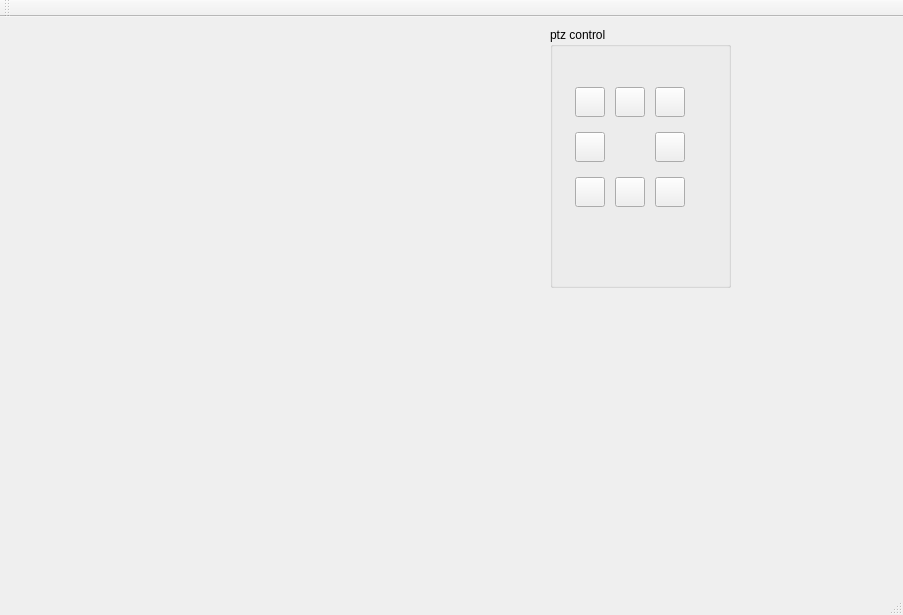
<?xml version="1.0" encoding="UTF-8"?>
<ui version="4.0">
 <class>PlatMainW</class>
 <widget class="QMainWindow" name="PlatMainW">
  <property name="geometry">
   <rect>
    <x>0</x>
    <y>0</y>
    <width>903</width>
    <height>615</height>
   </rect>
  </property>
  <property name="windowTitle">
   <string>PlatMainW</string>
  </property>
  <widget class="QWidget" name="centralWidget">
   <widget class="QWidget" name="videow" native="true">
    <property name="geometry">
     <rect>
      <x>10</x>
      <y>10</y>
      <width>521</width>
      <height>391</height>
     </rect>
    </property>
   </widget>
   <widget class="QGroupBox" name="gp_ptz">
    <property name="geometry">
     <rect>
      <x>550</x>
      <y>10</y>
      <width>181</width>
      <height>261</height>
     </rect>
    </property>
    <property name="title">
     <string>ptz control</string>
    </property>
    <widget class="QWidget" name="gridLayoutWidget_2">
     <property name="geometry">
      <rect>
       <x>10</x>
       <y>40</y>
       <width>142</width>
       <height>161</height>
      </rect>
     </property>
     <layout class="QGridLayout" name="glay_ptz">
      <item row="1" column="2">
       <widget class="QPushButton" name="b_left">
        <property name="minimumSize">
         <size>
          <width>30</width>
          <height>30</height>
         </size>
        </property>
        <property name="maximumSize">
         <size>
          <width>30</width>
          <height>30</height>
         </size>
        </property>
        <property name="text">
         <string/>
        </property>
       </widget>
      </item>
      <item row="0" column="1">
       <widget class="QPushButton" name="b_up">
        <property name="minimumSize">
         <size>
          <width>30</width>
          <height>30</height>
         </size>
        </property>
        <property name="maximumSize">
         <size>
          <width>30</width>
          <height>30</height>
         </size>
        </property>
        <property name="text">
         <string/>
        </property>
       </widget>
      </item>
      <item row="2" column="1">
       <widget class="QPushButton" name="b_down">
        <property name="minimumSize">
         <size>
          <width>30</width>
          <height>30</height>
         </size>
        </property>
        <property name="maximumSize">
         <size>
          <width>30</width>
          <height>30</height>
         </size>
        </property>
        <property name="text">
         <string/>
        </property>
       </widget>
      </item>
      <item row="1" column="0">
       <widget class="QPushButton" name="b_right">
        <property name="minimumSize">
         <size>
          <width>30</width>
          <height>30</height>
         </size>
        </property>
        <property name="maximumSize">
         <size>
          <width>30</width>
          <height>30</height>
         </size>
        </property>
        <property name="text">
         <string/>
        </property>
       </widget>
      </item>
      <item row="0" column="0">
       <widget class="QPushButton" name="b_left_up">
        <property name="minimumSize">
         <size>
          <width>30</width>
          <height>30</height>
         </size>
        </property>
        <property name="maximumSize">
         <size>
          <width>30</width>
          <height>30</height>
         </size>
        </property>
        <property name="text">
         <string/>
        </property>
       </widget>
      </item>
      <item row="0" column="2">
       <widget class="QPushButton" name="b_right_up">
        <property name="minimumSize">
         <size>
          <width>30</width>
          <height>30</height>
         </size>
        </property>
        <property name="maximumSize">
         <size>
          <width>30</width>
          <height>30</height>
         </size>
        </property>
        <property name="text">
         <string/>
        </property>
       </widget>
      </item>
      <item row="2" column="0">
       <widget class="QPushButton" name="b_left_down">
        <property name="minimumSize">
         <size>
          <width>30</width>
          <height>30</height>
         </size>
        </property>
        <property name="maximumSize">
         <size>
          <width>30</width>
          <height>30</height>
         </size>
        </property>
        <property name="text">
         <string/>
        </property>
       </widget>
      </item>
      <item row="2" column="2">
       <widget class="QPushButton" name="b_right_down">
        <property name="minimumSize">
         <size>
          <width>30</width>
          <height>30</height>
         </size>
        </property>
        <property name="maximumSize">
         <size>
          <width>30</width>
          <height>30</height>
         </size>
        </property>
        <property name="text">
         <string/>
        </property>
       </widget>
      </item>
     </layout>
    </widget>
   </widget>
  </widget>
  <widget class="QMenuBar" name="menuBar">
   <property name="geometry">
    <rect>
     <x>0</x>
     <y>0</y>
     <width>903</width>
     <height>25</height>
    </rect>
   </property>
  </widget>
  <widget class="QToolBar" name="mainToolBar">
   <attribute name="toolBarArea">
    <enum>TopToolBarArea</enum>
   </attribute>
   <attribute name="toolBarBreak">
    <bool>false</bool>
   </attribute>
  </widget>
  <widget class="QStatusBar" name="statusBar"/>
 </widget>
 <layoutdefault spacing="6" margin="11"/>
 <resources/>
 <connections/>
</ui>
